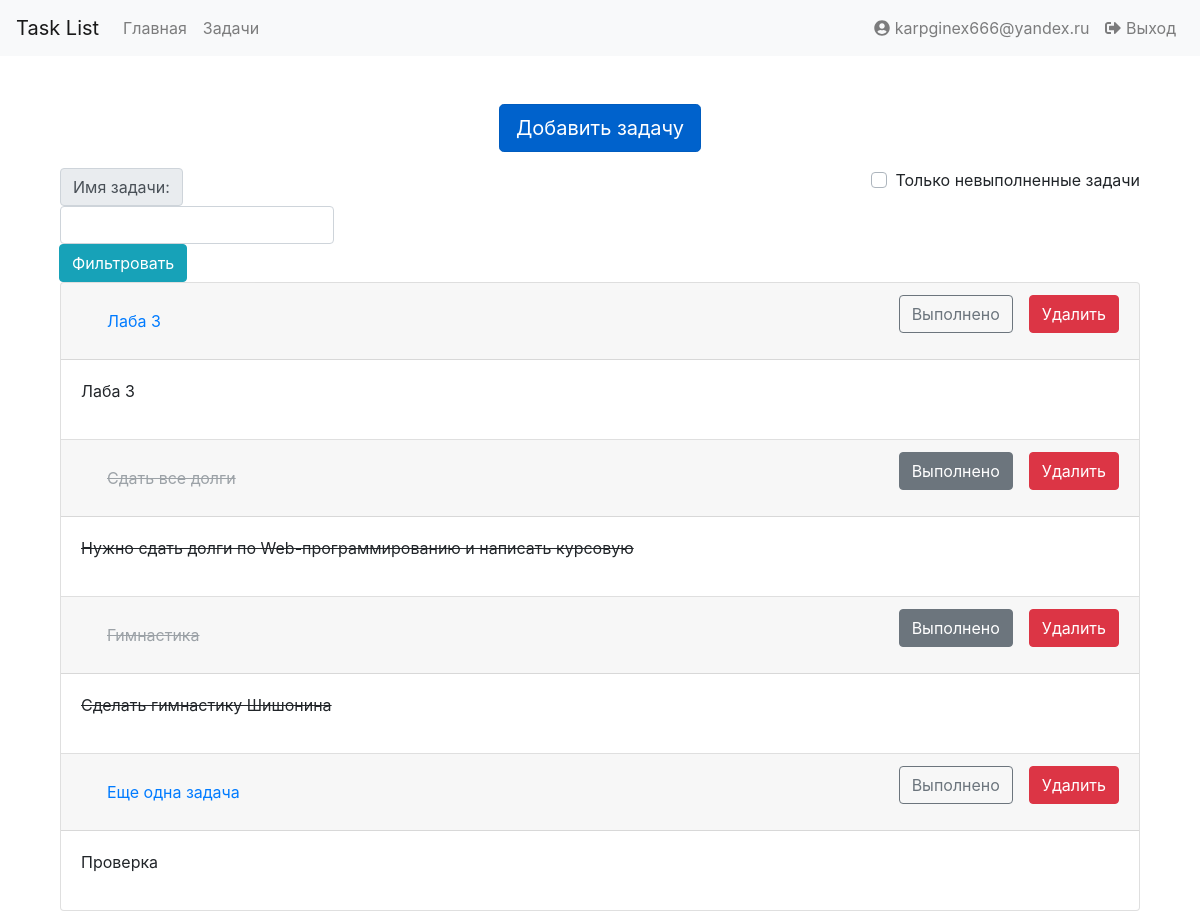
The page /tasks (signed in) on the database its author committed.
### tables this page shows
CREATE TABLE users
(
	id integer not null
		constraint users_pk
			primary key autoincrement,
	email text not null,
	password text not null
);

CREATE TABLE "tasks" (
	"id"	integer NOT NULL,
	"title"	varchar(100) NOT NULL,
	"description"	text,
	"id_user"	int NOT NULL,
	"condition"	INTEGER NOT NULL DEFAULT 0,
	CONSTRAINT "tasks_pk" PRIMARY KEY("id" AUTOINCREMENT),
	FOREIGN KEY("id_user") REFERENCES "users" on update cascade on delete cascade
);

### app.py (the view)
@app.route("/tasks", methods=['GET'])
def show_tasks():
    if 'user_id' in session:
        user_id = session['user_id']
        user = Storage.get_user_by_id(user_id)
        tasks = Storage.get_task_by_user(user_id)
        return render_template("pages/task_list.html", page_title="Список задач", tasks=tasks, user=user)
    else:
        return redirect('/login')

### storage/__init__.py (called while the page is built)
    @staticmethod
    def get_user_by_id(id: int) -> User:
        user_data = db.execute('SELECT * FROM users WHERE id=?', (id,)).fetchone()
        if user_data:
            return User(id=user_data[0], email=user_data[1], password=user_data[2])
        else:
            return None

    @staticmethod
    def get_task_by_user(user_id: int):
        tasks = db.execute("SELECT tasks.id, tasks.title, tasks.description, tasks.id_user, tasks.condition from tasks INNER JOIN users ON tasks.id_user = users.id where users.id=?",
                           (user_id,)).fetchall()
        tasks_list = []
        for task in tasks:
            tasks_list.append(Task(id=task[0],
                                   title=task[1],
                                   description=task[2],
                                   user=Storage.get_user_by_id(task[3]),
                                   condition=task[4]))
        return tasks_list

### templates/pages/task_list.html (shortened to what this page needs)
{% extends "layouts/base_layout.html" %}
{% block main %}
    <section class="container">
        <div class="row justify-content-md-center mb-3">
            <a href="/task" class="btn btn-primary btn-lg active" role="button" aria-pressed="true">Добавить задачу</a>
        </div>
        <div class="d-flex">
            <div class align=center="input-group mb-3 ml-3 col-xl-6">
                <div class="input-group-prepend">
                    <span class="input-group-text">Имя задачи:</span>
                </div>
                <input type="text" name="filterName" class="form-control" id="filterName">
                <div class="input-group-append">
                    <button class="btn btn-info" onclick="FilterByName()">Фильтровать</button>
                </div>
            </div>
            <div class="custom-control mb-2 custom-checkbox ml-auto" onchange="transformTaskList()">
                <label class="custom-control-label" for="onlyDone">Только невыполненные задачи</label>
            </div>
        </div>
        <div class="row justify-content-md-center">
            <div class="accordion col-12" id="accordionExample">
            {% for task in tasks %}
              <div class="card" id="card_{{ task.id }}">
                <div class="card-header">
                  <h5 class="mb-0">
                      {% if not task.condition %}
                        <button class="btn btn-link" type="button" data-toggle="collapse" data-target="#collapseOne" aria-expanded="true" aria-controls="collapseOne">
                            <a href="/tasks/{{ task.id }}" class="btn btn-link" role="button" aria-pressed="true" id="task_title_{{task.id }}">{{task.title}}</a>
                        </button>
                        <button class="btn btn-danger float-right ml-3" type="button" onclick="removeTask({{task.id}})">
                            Удалить
                        </button>
                        <button type="button" class="btn float-right btn-outline-secondary" onclick="doneTask({{task.id}})" id="done_button_{{task.id}}">
                            Выполнено
                        </button>
                      {% else %}
                          <button class="btn btn-link" type="button" data-toggle="collapse" data-target="#collapseOne" aria-expanded="true" aria-controls="collapseOne">
                            <a href="/tasks/{{ task.id }}" class="btn btn-link disabled" role="button" aria-pressed="true" id="task_title_{{ task.id }}"><del id="del_title_{{ task.id }}">{{task.title}}</del></a>
                        </button>
                        <button class="btn btn-danger float-right ml-3" type="button" onclick="removeTask({{ task.id }})">
                            Удалить
                        </button>
                        <button type="button" class="btn float-right btn-secondary" onclick="doneTask({{ task.id }})" id="done_button_{{ task.id }}">
                            Выполнено
                        </button>
                      {% endif %}
                  </h5>
                </div>
                <div id="collapseOne" class="collapse show" aria-labelledby="headingOne" data-parent="#accordionExample">
                  <div class="card-body" id="task_description_{{ task.id }}">
                      {% if not task.condition %}
                        <p>{{task.description}}</p>
                      {% else %}
                          <del id="del_descr_{{ task.id }}"><p>{{task.description}}</p></del>
                      {% endif %}
                  </div>
                </div>
              </div>
            {% endfor %}
        </div>
        </div>
    </section>
{% endblock %}

### templates/layouts/base_layout.html (shortened to what this page needs)
<!DOCTYPE html>
<html lang="en">
<head>
    <link rel="stylesheet" href="/static/css/bootstrap.min.css">
</head>
<body>
    <nav class="navbar navbar-expand-lg navbar-light bg-light">
        <a class="navbar-brand" href="#">Task List</a>
        <ul class="navbar-nav mr-auto">
            <li class="nav-item">
                <a class="nav-link" href="/">Главная</a>
            </li>
            {% if user %}
                <li class="nav-item">
                    <a class="nav-link" href="/tasks">Задачи</a>
                </li>
            {% endif %}
        </ul>
        <ul class="navbar-nav ml-auto">
            {% if user %}
                <li class="nav-item">
                    <a class="nav-link" href="#"><i class="fas fa-user-circle"></i> {{ user.email }}</a>
                </li>
                <li class="nav-item">
                    <a class="nav-link" href="/logout"><i class="fas fa-sign-out-alt"></i> Выход</a>
                </li>
            {% endif %}
        </ul>
    </nav>
    <main class="container mt-5">
    {% block main %}{% endblock %}
    </main>
</body>
</html>

### rows shown on the page
users: email "karpginex666@yandex.ru"
tasks: title "Лаба 3", description "Лаба 3"
tasks: title "Сдать все долги", description "Нужно сдать долги по Web-программированию и написать курсовую"
tasks: title "Гимнастика", description "Сделать гимнастику Шишонина"
tasks: title "Еще одна задача", description "Проверка"
